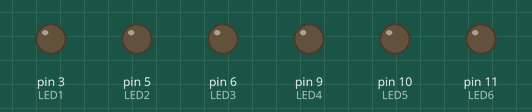
Recording of a sketch running on a simulated Arduino Uno, built with avr-gcc and run on an emulated ATmega328P. Parts: output pins drawn as LEDs (lit = HIGH).

Above: at 0.05 s.
At 2.0 s:
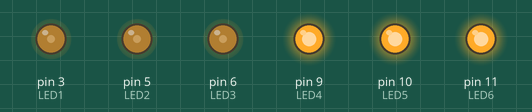
At 3.0 s:
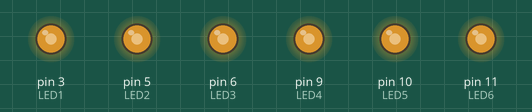
At 4.0 s:
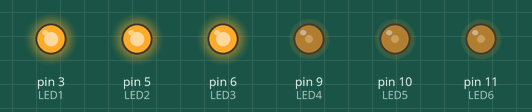
Timing chart, 0 to 5.2 s (numbered marks = the images above):
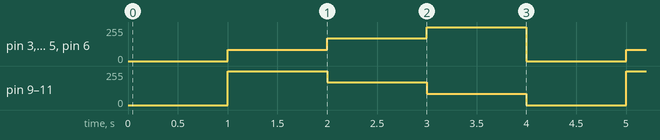

Measured:
- by itself, pin 3 (LED1), pin 5 (LED2), pin 6 (LED3): repeats every 4.0 s: 170/255 1.0 s, 255/255 1.0 s, 0/255 1.0 s, 85/255 1.0 s
- by itself, pin 9 (LED4), pin 10 (LED5), pin 11 (LED6): repeats every 4.0 s: 170/255 1.0 s, 85/255 1.0 s, 0/255 1.0 s, 255/255 1.0 s

The sketch:

exercici_1.3.ino
```cpp
 int LED1 = 3;
 int LED2 = 5;
 int LED3 = 6;
 int LED4 = 9;
 int LED5 = 10;
 int LED6 = 11;

void setup() {
  // put your setup code here, to run once:
  Serial.begin (9600);
  pinMode (LED1,OUTPUT);
  pinMode (LED2,OUTPUT);
  pinMode (LED3,OUTPUT);
  pinMode (LED4,OUTPUT);
  pinMode (LED5,OUTPUT);
  pinMode (LED6,OUTPUT);
}

void loop() {
  // put your main code here, to run repeatedly:
  analogWrite (LED1,0);
  analogWrite (LED2,0);
  analogWrite (LED3,0);
  analogWrite (LED4,0);
  analogWrite (LED5,0);
  analogWrite (LED6,0);
  delay (1000);
  analogWrite (LED1,85);
  analogWrite (LED2,85);
  analogWrite (LED3,85);
  analogWrite (LED4,255);
  analogWrite (LED5,255);
  analogWrite (LED6,255);
  delay (1000);
  analogWrite (LED1,170);
  analogWrite (LED2,170);
  analogWrite (LED3,170);
  analogWrite (LED4,170);
  analogWrite (LED5,170);
  analogWrite (LED6,170);
  delay (1000);
  analogWrite (LED1,255);
  analogWrite (LED2,255);
  analogWrite (LED3,255);
  analogWrite (LED4,85);
  analogWrite (LED5,85);
  analogWrite (LED6,85);
  delay (1000);
  }
```
